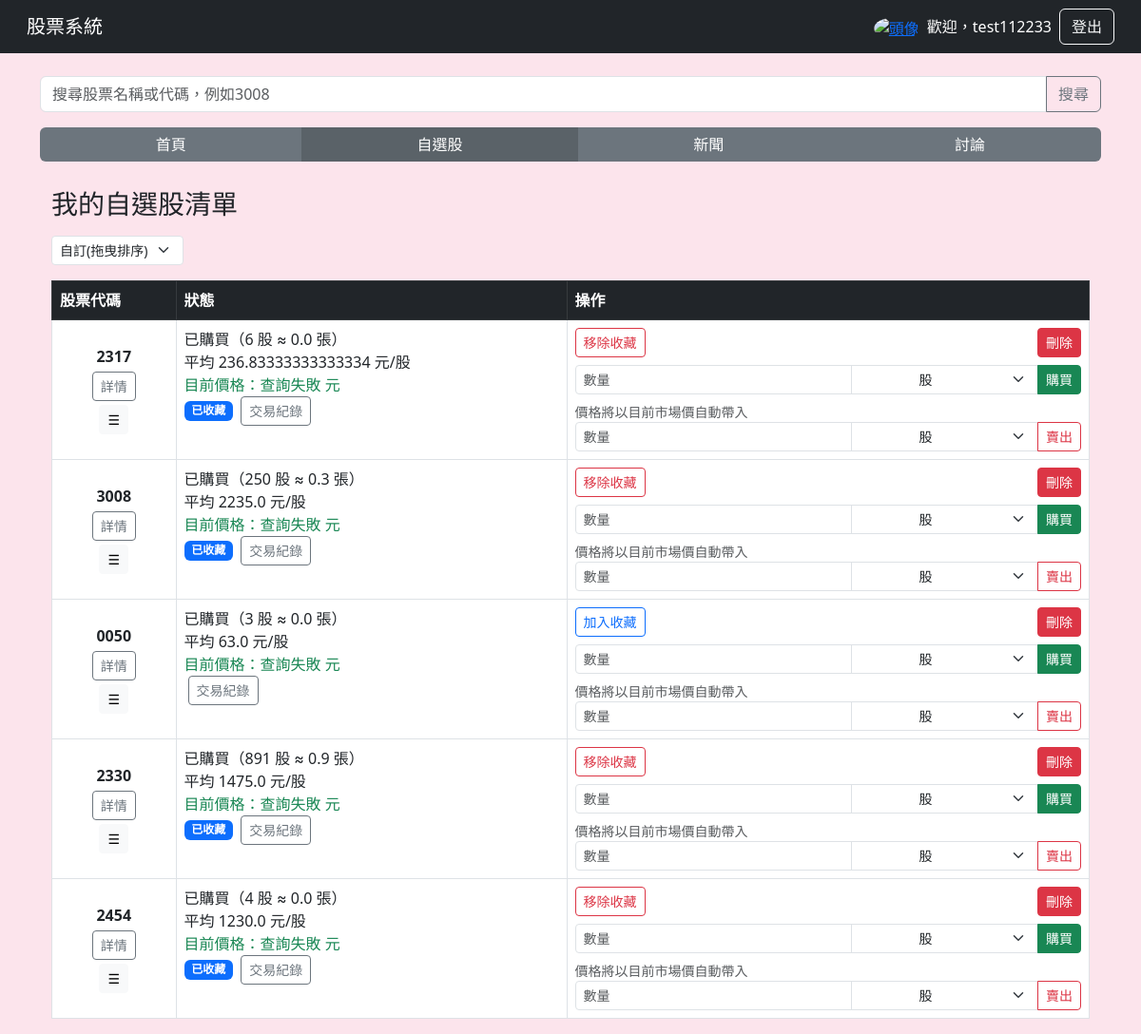
The app's page /watchlist/ (signed in), older data.
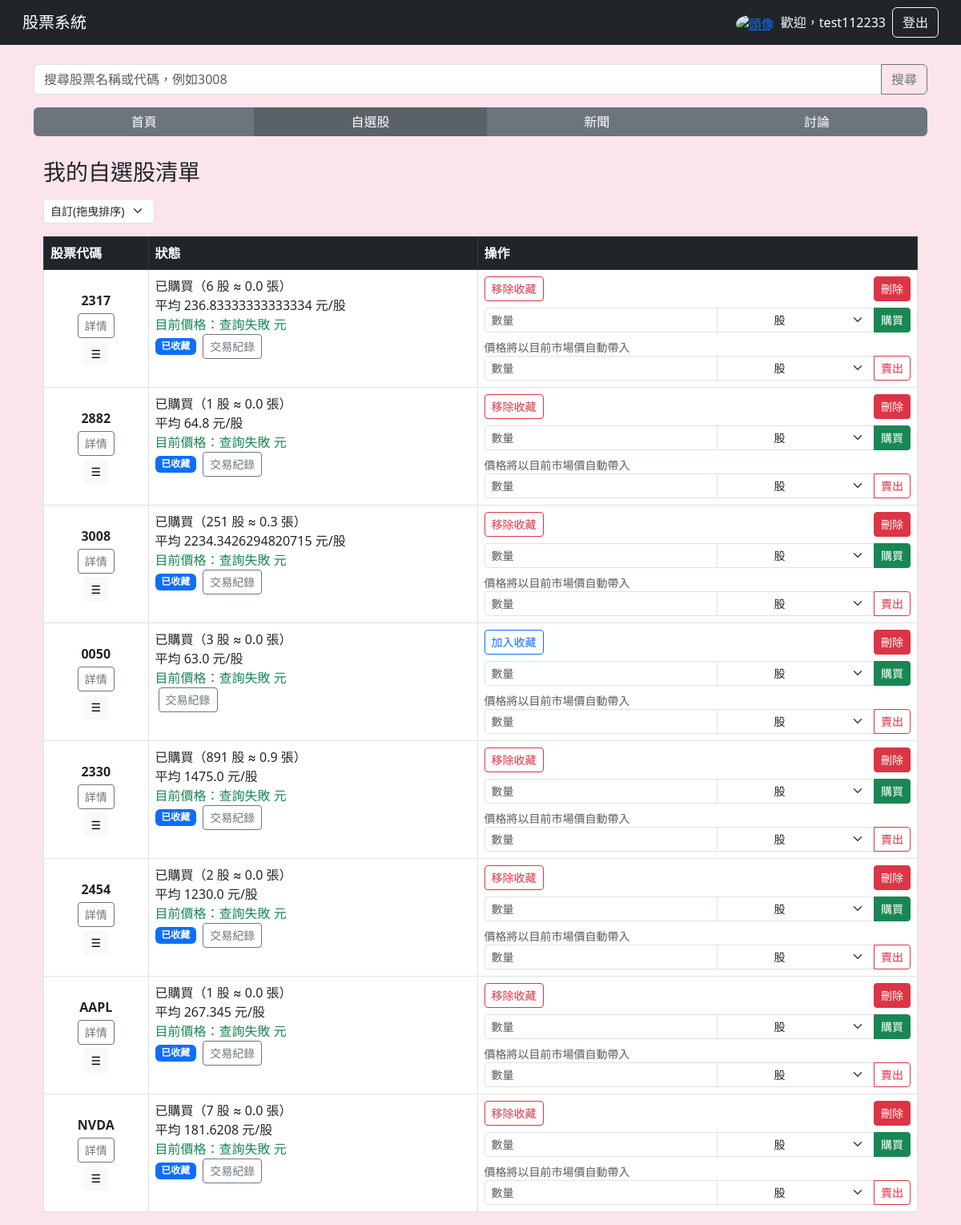
The same page, newer data.
### main/models.py (models this page shows, shortened)
class Watchlist(models.Model):
    user = models.ForeignKey(User, on_delete=models.CASCADE)
    stock_code = models.CharField(max_length=10, null=True, blank=True)
    collected = models.BooleanField(default=False)  # 是否收藏
    quantity = models.IntegerField(null=True, blank=True)  # 購買股數
    average_price = models.FloatField(null=True, blank=True)  # 平均價格
    position = models.PositiveIntegerField(default=0, db_index=True)

### main/views.py (the view, shortened to what this page needs)
# urls.py: path("watchlist/", views.my_watchlist, name="my_watchlist"),
@login_required(login_url='/login/')
def my_watchlist(request):
    user = request.user
    sort = request.GET.get("sort", "custom")  # custom / recent / code_asc / code_desc / holdings_desc
    qs = Watchlist.objects.filter(user=user)
    if sort == "recent":
        last_trade_sq = Subquery(
            BuyRecord.objects
                .filter(user=user, stock_code=OuterRef('stock_code'))
                .order_by('-created_at')
                .values('created_at')[:1],
            output_field=DateTimeField()
        )
        default_dt = dt.datetime(1900, 1, 1, tzinfo=py_tz.utc)
        qs = qs.annotate(last_trade=last_trade_sq) \
               .order_by(Coalesce('last_trade', Value(default_dt)).desc())
        watchlist = list(qs)
    elif sort == "holdings_desc":
        watchlist = list(qs.order_by("-quantity", "stock_code"))
    else:  # custom（拖曳）
        watchlist = list(qs.order_by("position", "stock_code"))
    for item in watchlist:
        item.lots = (item.quantity or 0) / 1000
        try:
            item.current_price = get_current_price_now(item.stock_code)
        except Exception:
            item.current_price = None
        last_record = BuyRecord.objects.filter(
            user=user, stock_code=item.stock_code
        ).order_by('-created_at').first()
        item.last_trade_price = last_record.price if last_record else None
        item.has_trades = BuyRecord.objects.filter(
            user=user, stock_code=item.stock_code
        ).exists()
    return render(request, "watchlist.html", {
        "watchlist": watchlist,
        "sort": sort,   # 傳給模板，讓選單保持選取
    })

### templates/watchlist.html (shortened to what this page needs)
{% extends "base.html" %}
{% block content %}
<div class="container mt-1">
        <div class="mb-3">
            <div class="d-flex flex-column align-items-start">
                <h3 class="mb-3">我的自選股清單</h3>
                <form method="get" class="mb-0">
                <select name="sort"
                        class="form-select form-select-sm w-auto ms-0"
                        onchange="this.form.submit()">
                    <option value="custom"     {% if sort == 'custom' %}selected{% endif %}>自訂(拖曳排序)</option>
                </select>
                </form>
            </div>
        </div>
        {% if watchlist %}
        <table class="table table-bordered">
            <thead class="table-dark">
                <tr>
                    <th>股票代碼</th>
                    <th>狀態</th>
                    <th>操作</th>
                </tr>
            </thead>
            <tbody id="watchlist-body">
                {% for item in watchlist %}
                <tr data-code="{{ item.stock_code }}">
                    <td class="text-center align-middle noselect">
                        <div class="d-flex flex-column align-items-center gap-1">
                            <span class="fw-bold">{{ item.stock_code }}</span>
                            <a href="{% url 'stock_detail' stock_code=item.stock_code %}" class="btn btn-outline-secondary btn-sm">詳情</a>
                            <button type="button" class="drag-handle btn btn-light btn-sm" title="拖曳排序">
                            &#x2630;
                            </button>
                        </div>
                    </td>
                    <td>
                        {% if item.quantity %}
                            已購買（{{ item.quantity }} 股 ≈ {{ item.lots|floatformat:1 }} 張）<br>
                            平均 {{ item.average_price|default:"-" }} 元/股<br>
                            <span class="text-success">目前價格：{{ item.current_price|default:"查詢失敗" }} 元</span><br>
                        {% endif %}
                        {% if item.collected %}
                            <span class="badge bg-primary">已收藏</span>
                        {% endif %}
                        {% if item.has_trades %}
                            <a class="btn btn-sm btn-outline-secondary ms-1" href="{% url 'trade_history' item.stock_code %}">
                            交易紀錄
                            </a>
                        {% endif %}
                    </td>
                    <td>
                        <div class="d-flex align-items-start mb-2 gap-2 flex-nowrap">
                        {% if not item.collected %}
                            <form method="POST" action="/add_watchlist/" class="d-inline">
                                <button class="btn btn-sm btn-outline-primary">加入收藏</button>
                            </form>
                            {% else %}
                            <form method="POST" action="/remove_watchlist/" class="d-inline">
                                <button class="btn btn-sm btn-outline-danger">移除收藏</button>
                            </form>
                            {% endif %}
                            <form method="POST" action="{% url 'delete_stock' %}" class="d-inline ms-auto"
                                onsubmit="return confirm('確認要刪除 {{ item.stock_code }}？此動作會移除收藏與該股票的交易紀錄，且無法復原。');">
                                <button type="submit" class="btn btn-danger btn-sm" title="刪除此股票（包含交易紀錄）" data-bs-toggle="tooltip">刪除</button>
                            </form>
                        </div>
                        <form method="POST" action="/buy_stock/" class="mt-2">
                            <div class="input-group input-group-sm mb-2">
                                <input type="number" name="amount" min="1" class="form-control" placeholder="數量" required style="flex: 2; min-width: 100px;">
                                <select name="unit" class="form-select text-center" style="width: 60px;">
                                    <option value="shares">股</option>
                                </select>
                                <button class="btn btn-success">購買</button>
                            </div>
                            <div class="form-text">價格將以目前市場價自動帶入</div>
                        </form>
                        <form method="POST" action="/sell_stock/">
                            <div class="input-group input-group-sm">
                                <input type="number" name="amount" min="1" class="form-control" placeholder="數量" required style="flex: 2; min-width: 100px;">
                                <select name="unit" class="form-select text-center" style="width: 60px;">
                                    <option value="shares">股</option>
                                </select>
                                <button class="btn btn-outline-danger">賣出</button>
                            </div>
                        </form>
                    </td>
                </tr>
                {% endfor %}
            </tbody>
        </table>
    {% else %}
    <div class="alert alert-info">尚未加入任何自選股。</div>
    {% endif %}
</div>
{% endblock %}

### templates/base.html (shortened to what this page needs)
<!DOCTYPE html>
<html lang="zh-TW">
<head>
    <link href="https://cdn.jsdelivr.net/npm/bootstrap@5.3.0/dist/css/bootstrap.min.css" rel="stylesheet">
</head>
<body>
<nav class="navbar navbar-expand-lg navbar-dark bg-dark px-3">
    <div class="container-fluid">
        <a class="navbar-brand" href="/">股票系統</a>
        <div class="d-flex align-items-center ms-auto">
            {% if user.is_authenticated %}
                <a href="{% url 'profile' %}" class="me-2">
                    <img src="https://cdn-icons-png.flaticon.com/512/847/847969.png"
                         alt="頭像"
                         class="rounded-circle"
                         width="30" height="30"
                         style="vertical-align: middle; transform: translateY(1px);">
                </a>
                <span class="text-white me-2">歡迎，{{ user.username }}</span>
                <a class="btn btn-outline-light" href="{% url 'logout' %}">登出</a>
            {% else %}
                <a class="btn btn-outline-light me-2" href="{% url 'login' %}">登入</a>
                <a class="btn btn-outline-light" href="{% url 'register' %}">註冊</a>
            {% endif %}
        </div>
    </div>
</nav>
<div class="container mt-4">
    <form class="input-group mb-3" method="GET" action="/search">
        <input type="text" class="form-control" name="query" placeholder="搜尋股票名稱或代碼，例如3008" required>
        <button class="btn btn-outline-secondary" type="submit">搜尋</button>
    </form>
    {% with current=request.resolver_match.url_name %}
    <div class="btn-group w-100 mb-4">
        <a href="{% url 'index' %}"
        class="nav-btn btn {% if current == 'index' %}active-tab{% endif %}">
            首頁
        </a>
        <a href="{% url 'my_watchlist' %}"
        class="nav-btn btn {% if current == 'my_watchlist' %}active-tab{% endif %}">
            自選股
        </a>
        <a href="{% url 'news' %}"
        class="nav-btn btn {% if current == 'news' %}active-tab{% endif %}">
            新聞
        </a>
        <a href="{% url 'forum_list' %}"
        class="nav-btn btn
        {% if current == 'forum_list' or current == 'forum_new' or current == 'forum_post' %}active-tab{% endif %}">
            討論
        </a>
    </div>
    {% endwith %}
    {% block content %}{% endblock %}
</div>
</body>
</html>

### templates/base.html (style rules this page uses)
body { background-color: #fce4ec; }
.nav-btn.active-tab { background-color: #5a6268 !important; color: white !important; }
.drag-handle { cursor: grab; }
.noselect { user-select: none; -webkit-user-select: none; -moz-user-select: none; }

Row changes from the older to the newer data that the page shows:
added Watchlist: stock_code "2882", quantity "1", lots "0.0", average_price "64.8", current_price "查詢失敗", collected "已收藏", shows "交易紀錄"
changed Watchlist (number 3 of 8 on the later page): quantity "250" → "251"; average_price "2235.0" → "2234.3426294820715"
changed Watchlist (number 6 of 8 on the later page): quantity "4" → "2"
added Watchlist: stock_code "AAPL", quantity "1", lots "0.0", average_price "267.345", current_price "查詢失敗", collected "已收藏", shows "交易紀錄"
added Watchlist: stock_code "NVDA", quantity "7", lots "0.0", average_price "181.6208", current_price "查詢失敗", collected "已收藏", shows "交易紀錄"
